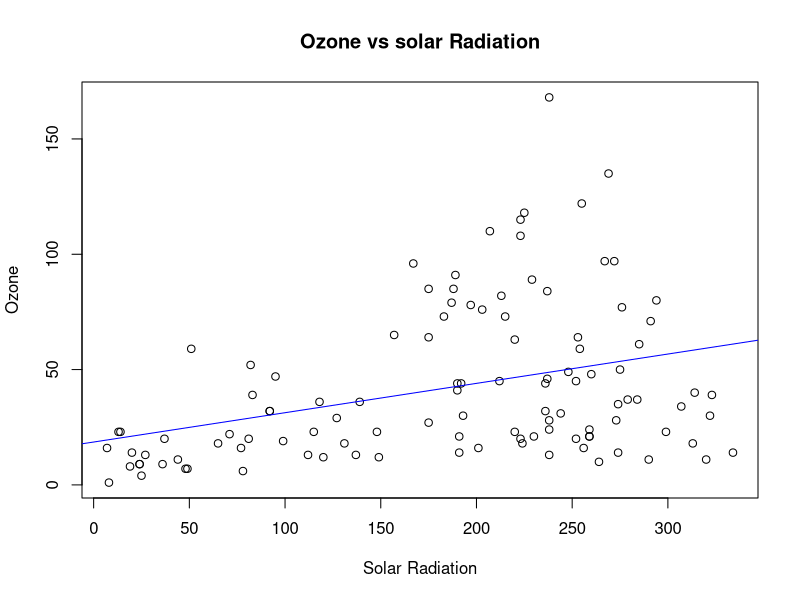

This chart was generated by the following R code: (Note: this script raises an error after producing the figure.)
## ---- chunk 1
cleaned_data <- na.omit(airquality)
# The data needs to be cleaned because there are some responses with NA.
## ---- chunk 2
lm_model <- lm(Ozone ~ Solar.R, data = cleaned_data)
summary(lm_model)
plot(cleaned_data$Solar.R, cleaned_data$Ozone,
      xlab = "Solar Radiation", ylab = "Ozone",
      main = "Ozone vs solar Radiation")
  abline(lm_model, col = "blue") 
# I chose the variable because Solar.R has a relationship with ozone, there's some correlation, and interpret in environmental science.

## ---- chunk 3
summary(lm_model)
# This model is not very valid because of the plots not being strongly correlated between radiation and ozone.
## ---- chunk 4
# While the multiple R-squared is .1213, the adjusted R-squared is .1133.
## ---- chunk 5
augmented_data <- augment(lm_model, cleaned_data)
head(augmented_data)
